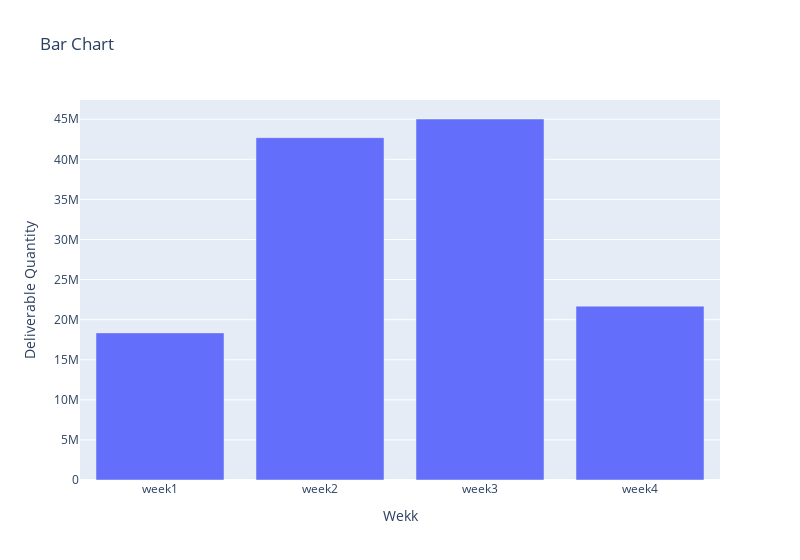

Notebook cell for this chart:
### Markdown cell above
# BAR CHART

### Code cell
fig = go.Figure(data=[go.Bar(x=x, y=y)])


fig.update_layout(
    title='Bar Chart ',
    xaxis_title='Wekk',
    yaxis_title='Deliverable Quantity',
    template='plotly',
    width=800
)

pio.show(fig)

### Figure 1 — Plotly figure (JSON) as saved in the notebook; plotly's stock layout.template omitted (floating-point values rounded to 4 significant figures)
{"data": [{"type": "bar", "x": ["week1", "week2", "week3", "week4"], "y": [18352301, 42705429, 45031605, 21687871]}], "layout": {"title": {"text": "Bar Chart "}, "width": 800, "xaxis": {"title": {"text": "Wekk"}}, "yaxis": {"title": {"text": "Deliverable Quantity"}}}}
